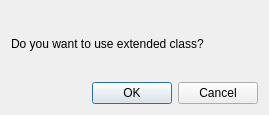
<?xml version="1.0" encoding="UTF-8"?>
<ui version="4.0">
 <class>Dialog</class>
 <widget class="QDialog" name="Dialog">
  <property name="geometry">
   <rect>
    <x>0</x>
    <y>0</y>
    <width>269</width>
    <height>115</height>
   </rect>
  </property>
  <property name="windowTitle">
   <string>Dialog</string>
  </property>
  <layout class="QVBoxLayout" name="verticalLayout">
   <item>
    <widget class="QLabel" name="label">
     <property name="text">
      <string>Do you want to use extended class?</string>
     </property>
    </widget>
   </item>
   <item>
    <widget class="QDialogButtonBox" name="buttonBox">
     <property name="orientation">
      <enum>Qt::Horizontal</enum>
     </property>
     <property name="standardButtons">
      <set>QDialogButtonBox::Cancel|QDialogButtonBox::Ok</set>
     </property>
    </widget>
   </item>
  </layout>
 </widget>
 <resources/>
 <connections>
  <connection>
   <sender>buttonBox</sender>
   <signal>accepted()</signal>
   <receiver>Dialog</receiver>
   <slot>accept()</slot>
   <hints>
    <hint type="sourcelabel">
     <x>248</x>
     <y>254</y>
    </hint>
    <hint type="destinationlabel">
     <x>157</x>
     <y>274</y>
    </hint>
   </hints>
  </connection>
  <connection>
   <sender>buttonBox</sender>
   <signal>rejected()</signal>
   <receiver>Dialog</receiver>
   <slot>reject()</slot>
   <hints>
    <hint type="sourcelabel">
     <x>316</x>
     <y>260</y>
    </hint>
    <hint type="destinationlabel">
     <x>286</x>
     <y>274</y>
    </hint>
   </hints>
  </connection>
 </connections>
</ui>
